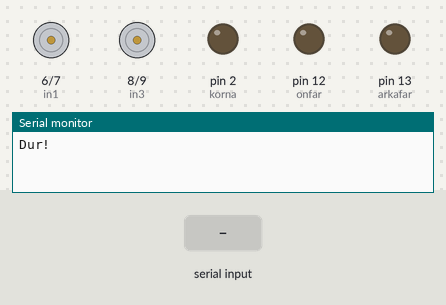
A sketch run on a simulated Arduino Uno, built with avr-gcc and run on an emulated ATmega328P. Parts: motor-driver pin pairs drawn as motors (green arrow = first pin HIGH = forward, orange = second pin HIGH = backward, longer = more drive, scaled by the enable pin), output pins drawn as LEDs (lit = HIGH), the last lines printed to the serial monitor. Inputs (shaded band) come from the test bench.

Above: at 1.2 s.
1.3 s: "f" received over Serial
At 1.9 s:
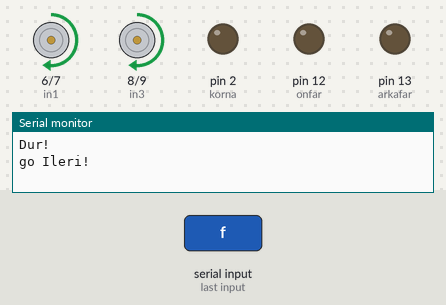
2.8 s: byte 105 ('i') received over Serial
At 4.1 s:
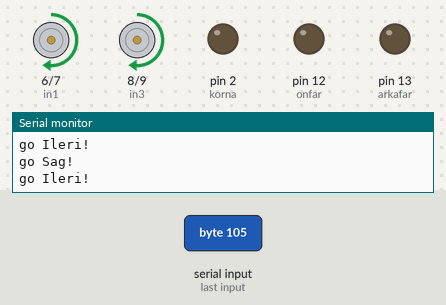
4.4 s: byte 103 ('g') received over Serial
At 5.5 s:
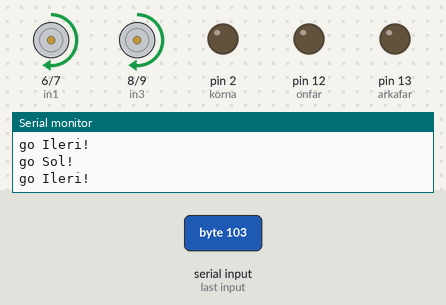
6.0 s: byte 106 ('j') received over Serial
At 6.8 s:
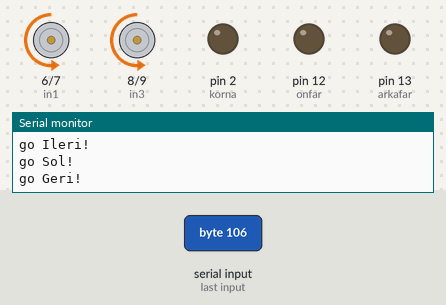
7.7 s: "s" received over Serial
At 8.9 s:
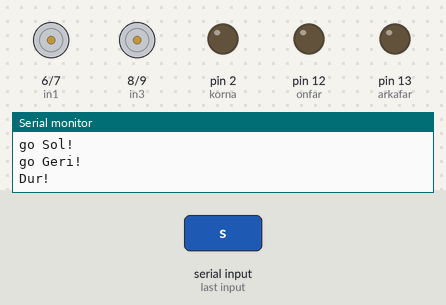
9.2 s: "F" received over Serial
At 10.3 s:
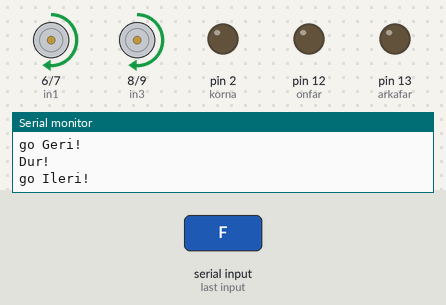
Timing chart, 0 to 11.7 s (numbered marks = the images above; inputs shaded):
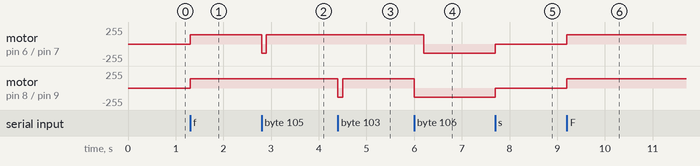

Measured:
- after the input at 1.3 s, motor on pin 6 (in1) / pin 7 (in2), motor on pin 8 (in3) / pin 9 (in4): stopped → forward 140/255 at once
- after the input at 2.8 s, motor on pin 6 (in1) / pin 7 (in2): forward 140/255 → backward 140/255 at once, → forward 140/255 0.10 s later
- after the input at 4.4 s, motor on pin 8 (in3) / pin 9 (in4): forward 140/255 → backward 140/255 at once, → forward 140/255 0.10 s later
- after the input at 6.0 s, motor on pin 6 (in1) / pin 7 (in2): forward 140/255 → backward 140/255 after 0.20 s; motor on pin 8 (in3) / pin 9 (in4): forward 140/255 → backward 140/255 at once
- after the input at 7.7 s, motor on pin 6 (in1) / pin 7 (in2), motor on pin 8 (in3) / pin 9 (in4): backward 140/255 → stopped at once
- after the input at 9.2 s, motor on pin 6 (in1) / pin 7 (in2), motor on pin 8 (in3) / pin 9 (in4): stopped → forward 140/255 at once

The sketch:

bluetooth_car.ino
```cpp
char komut;
int in1=6;
int in2=7;
int in3=8;
int in4=9;
int ENA=5;
int ENB=11;
int HIZ=140;
int onfar=12;
int arkafar=13;
int korna=2;

void _Ileri() {
  analogWrite(ENA,HIZ);     analogWrite(ENB,HIZ);    digitalWrite(in1,HIGH);
  digitalWrite(in2,LOW);    digitalWrite(in3,HIGH);  digitalWrite(in4,LOW);
  Serial.println("go Ileri!");
}
void _Geri() {
  analogWrite(ENA,HIZ);     analogWrite(ENB,HIZ);    digitalWrite(in1,LOW);
  digitalWrite(in2,HIGH);   digitalWrite(in3,LOW);   digitalWrite(in4,HIGH);
  Serial.println("go Geri!");
}
void _Sol()  {
  analogWrite(ENA,HIZ);     analogWrite(ENB,HIZ);    digitalWrite(in1,HIGH);
  digitalWrite(in2,LOW);    digitalWrite(in3,LOW);   digitalWrite(in4,HIGH);
  Serial.println("go Sol!");
}
void _Sag()  {
  analogWrite(ENA,HIZ);     analogWrite(ENB,HIZ);    digitalWrite(in1,LOW);
  digitalWrite(in2,HIGH);   digitalWrite(in3,HIGH);  digitalWrite(in4,LOW);
  Serial.println("go Sag!");
}
void _Dur()  {
  digitalWrite(ENA,LOW);   digitalWrite(ENB,LOW); Serial.println("Dur!");
}


void setup()
{
  Serial.begin(9600);
  pinMode(in1,OUTPUT);
  pinMode(in2,OUTPUT);
  pinMode(in3,OUTPUT);
  pinMode(in4,OUTPUT);
  pinMode(ENA,OUTPUT);
  pinMode(ENB,OUTPUT);
  pinMode(onfar,OUTPUT);
  pinMode(arkafar,OUTPUT);
  pinMode(korna,OUTPUT);
  _Dur();
}

void loop()
  {
  komut=Serial.read();

       /// Yönlere göre hareketler ///

  if(komut=='f'|| komut=='F')      {  //ileri
        _Ileri();
       }
  else if(komut=='b'|| komut=='B') {  //geri
        _Geri(); delay(200);
       }
  else if(komut=='l'|| komut=='L') {  // sol
        _Sol();  delay(200);
       }
  else if(komut=='r'|| komut=='R') {  //sağ
        _Sag(); delay(200);
       }
 else if(komut=='s'|| komut=='S')  {  //dur
        _Dur();
       }


  else if(komut=='i'|| komut=='I') {
        _Sag();  delay(100);  _Ileri();  // ileri sağ
       }
  else if(komut=='g'|| komut=='G') {
        _Sol();  delay(100);  _Ileri();  // ileri sol
       }
  else if(komut=='j'|| komut=='J') {
        _Sol();  delay(200);  _Geri();   // geri sol
       }
  else if(komut=='h'|| komut=='H') {
        _Sag();   delay(200);  _Ileri();  // geri sağ
       }

        /// Farlar  & korna ////
  else if(komut=='W')   digitalWrite(onfar,HIGH);   // on far yak

  else if(komut=='w')   digitalWrite(onfar,LOW);    // on far söndür

  else if(komut=='U')   digitalWrite(arkafar,HIGH); // arka far yak

  else if(komut=='u')  digitalWrite(arkafar,LOW);  // arka far söndür

  else if(komut=='V')  digitalWrite(korna,HIGH);  // korna çal

  else if(komut=='v')  digitalWrite(korna,LOW);   // korna sustur

     /// Hız Ayarları ////
  else if(komut=='1')  HIZ=100;
  else if(komut=='2')  HIZ=120;
  else if(komut=='3')  HIZ=140;
  else if(komut=='4')  HIZ=160;
  else if(komut=='5')  HIZ=180;
  else if(komut=='6')  HIZ=200;
  else if(komut=='7')  HIZ=220;
  else if(komut=='8')  HIZ=230;
  else if(komut=='9')  HIZ=240;
  else if(komut=='q')  HIZ=250;

  }
```
